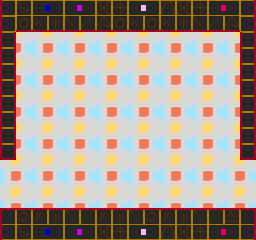

A 2D game scene composited from a Tiled map and its tileset images. What follows is a short description and the map's XML, with every tile layer's data as written:
An orthogonal 16x15 tile map with 16x16 px tiles, 2 tile layers (back, front) and 3 objects (Boss).

<map version="1.0" orientation="orthogonal" width="16" height="15" tilewidth="16" tileheight="16">
 <tileset firstgid="1" name="tiles1" tilewidth="16" tileheight="16">
  <image source="../tiles0.gif" trans="ff00ff" width="256" height="256" />
 </tileset>
 <layer name="back" width="16" height="15">
  <data encoding="csv">
129,130,129,130,129,130,129,130,129,130,129,130,129,130,129,130,
145,146,145,146,145,146,145,146,145,146,145,146,145,146,145,146,
129,130,129,130,129,130,129,130,129,130,129,130,129,130,129,130,
145,146,145,146,145,146,145,146,145,146,145,146,145,146,145,146,
129,130,129,130,129,130,129,130,129,130,129,130,129,130,129,130,
145,146,145,146,145,146,145,146,145,146,145,146,145,146,145,146,
129,130,129,130,129,130,129,130,129,130,129,130,129,130,129,130,
145,146,145,146,145,146,145,146,145,146,145,146,145,146,145,146,
129,130,129,130,129,130,129,130,129,130,129,130,129,130,129,130,
145,146,145,146,145,146,145,146,145,146,145,146,145,146,145,146,
129,130,129,130,129,130,129,130,129,130,129,130,129,130,129,130,
145,146,145,146,145,146,145,146,145,146,145,146,145,146,145,146,
129,130,129,130,129,130,129,130,129,130,129,130,129,130,129,130,
145,146,145,146,145,146,145,146,145,146,145,146,145,146,145,146,
129,130,129,130,129,130,129,130,129,130,129,130,129,130,129,130
</data>
 </layer>
 <layer name="front" width="16" height="15">
  <data encoding="csv">
97,99,67,68,87,88,115,116,85,86,119,115,116,81,82,104,
97,18,19,20,21,22,23,18,19,18,19,20,21,22,23,120,
168,0,0,0,0,0,0,0,0,0,0,0,0,0,0,168,
184,0,0,0,0,0,0,0,0,0,0,0,0,0,0,184,
168,0,0,0,0,0,0,0,0,0,0,0,0,0,0,168,
184,0,0,0,0,0,0,0,0,0,0,0,0,0,0,184,
168,0,0,0,0,0,0,0,0,0,0,0,0,0,0,168,
184,0,0,0,0,0,0,0,0,0,0,0,0,0,0,184,
168,0,0,0,0,0,0,0,0,0,0,0,0,0,0,168,
136,0,0,0,0,0,0,0,0,0,0,0,0,0,0,136,
0,0,0,0,0,0,0,0,0,0,0,0,0,0,0,0,
0,0,0,0,0,0,0,0,0,0,0,0,0,0,0,0,
0,0,0,0,0,0,0,0,0,0,0,0,0,0,0,0,
33,34,35,36,37,38,35,36,37,34,35,36,37,38,39,40,
97,99,67,68,87,88,115,116,85,86,119,115,116,81,82,120
</data>
 </layer>
 <objectgroup name="lines" width="16" height="15" visible="0">
  <properties>
   <property name="rarity" value="0" />
   <property name="tags" value="[&quot;boss&quot;]" />
  </properties>
  <object x="0" y="32">
   <polyline points="0,0 0,128 16,128 16,0 240,0 240,128 256,128 256,0" />
  </object>
  <object x="256" y="208">
   <polyline points="0,0 -256,0" />
  </object>
 </objectgroup>
 <objectgroup name="objects" width="16" height="15">
  <object name="Boss" gid="1" x="128" y="160" />
 </objectgroup>
</map>
